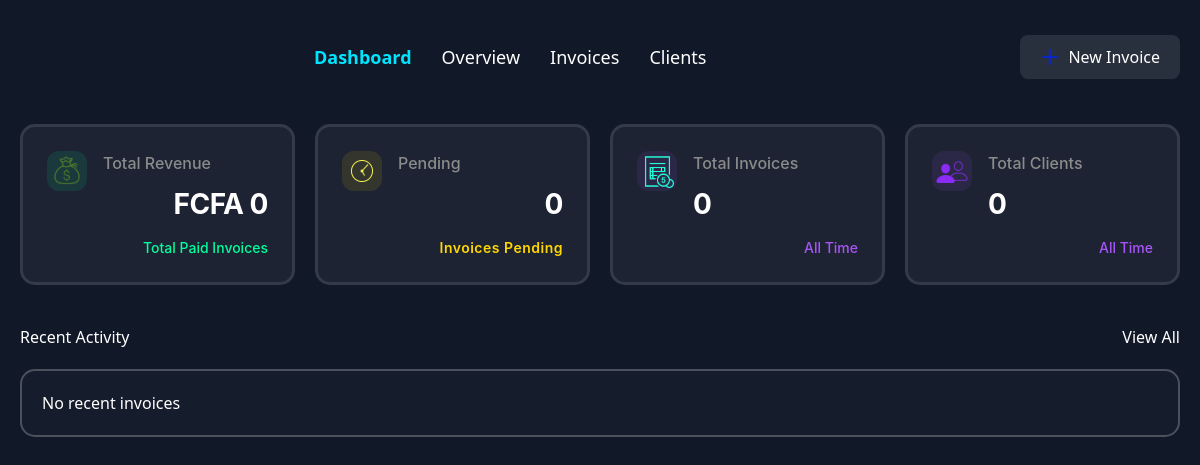
Page /dashboard on the earlier database version.
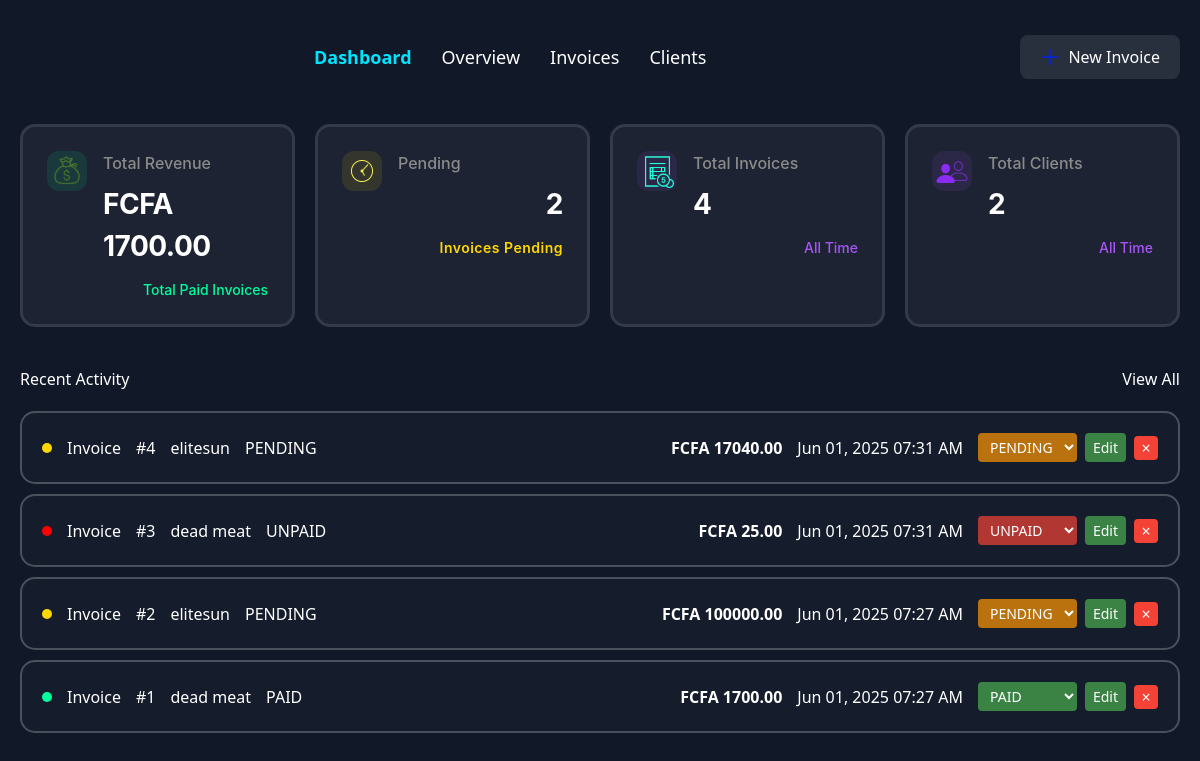
Same page on the later database version.
### EasyBill/models.py (models this page shows, shortened)
class Invoice(models.Model):
    class Status(models.TextChoices):
        PAID = 'paid', 'paid'
        UNPAID = 'unpaid', 'unpaid'
        PENDING = 'pending', 'pending'
    client = models.ForeignKey('Client', on_delete=models.CASCADE, related_name='invoices')
    invoice_date = models.DateTimeField(auto_now_add=True)
    status = models.CharField(max_length=20, choices=Status.choices, default=Status.PENDING)
    total = models.DecimalField(max_digits=10, decimal_places=2, default=Decimal('0.00'), editable=False)
    description = models.TextField(blank=True , default="")
    tax = models.DecimalField(max_digits=5, decimal_places=2, default=Decimal('0.00'), validators=[MinValueValidator(Decimal('0.00')), MaxValueValidator(Decimal('100.00'))], help_text="Tax percentage (0-100)")
    discount = models.DecimalField(max_digits=5, decimal_places=2, default=Decimal('0.00'), validators=[MinValueValidator(Decimal('0.00')), MaxValueValidator(Decimal('100.00'))], help_text="Discount percentage (0-100)")
    items = models.JSONField(default=list)  # Structure: [{"name": "Item 1", "quantity": 1, "unit_price": "10.00"}]
    class Meta:
        ordering = ['-invoice_date']
        indexes = [models.Index(fields=['-invoice_date']), models.Index(fields=['status'])]

class Client(models.Model):
    name = models.CharField(max_length=255)
    email = models.EmailField(unique=True, blank=True, null=True)
    phone = models.CharField(max_length=20)
    address = models.TextField()
    creation_date = models.DateTimeField(auto_now_add=True)
    class Meta:
        ordering = ['-creation_date']

### EasyBill/views.py (the view)
# urls.py: path('dashboard', dashboard , name='dashboard'),
def dashboard(request):
    total_invoices = Invoice.objects.count()
    pending_invoices = Invoice.objects.filter(status='pending').count()
    total_revenue = sum(invoice.total for invoice in Invoice.objects.filter(status='paid'))
    recent_invoices = Invoice.objects.all().order_by('-invoice_date')[:10]
    total_clients = Client.objects.count()
    context = {
        'total_invoices': total_invoices,
        'pending_invoices': pending_invoices,
        'total_revenue': total_revenue,
        'recent_invoices': recent_invoices,
        'total_clients': total_clients
    }
    return render(request, "dashboard.html", context)

### templates/dashboard.html (shortened to what this page needs)
{% extends 'base.html' %}
{% load static %}
{% block content %}
<nav class="navbar">
    <div class="nav-links">
        <a href="#" class="active">Dashboard</a>
        <a href="{% url 'overview' %}">Overview</a>
        <a href="{% url 'invoice_list' %}">Invoices</a>
        <a href="{% url 'client_list' %}">Clients</a>
    </div>
    <a href="{% url 'create_invoice' %}" class="new-invoice-btn"><span class="plus">
        </span> New Invoice
    </a>
</nav>
<div class="stats-container">
    <div class="stat-card">
        <div class="icon money-icon">
        </div>
        <div class="stat-info">
            <h3>Total Revenue</h3>
            <div class="amount">FCFA {{ total_revenue|default:"0" }}</div>
            <div class="trend positive">
                <span class="period">Total Paid Invoices</span>
            </div>
        </div>
    </div>
    <div class="stat-card">
        <div class="icon pending-icon">
        </div>
        <div class="stat-info">
            <h3>Pending</h3>
            <div class="amount">{{ pending_invoices|default:"0" }}</div>
            <div class="pending-note">Invoices Pending</div>
        </div>
    </div>
    <div class="stat-card">
        <div class="icon clients-icon">
        </div>
        <div class="stat-info">
            <h3>Total Invoices</h3>
            <div class="number">{{ total_invoices|default:"0" }}</div>
            <div class="period purple">All Time</div>
        </div>
    </div>
    <div class="stat-card">
        <div class="icon clients-icon">
        </div>
        <div class="stat-info">
            <h3>Total Clients</h3>
            <div class="number">{{ total_clients}}</div>
            <div class="period purple">All Time</div>
        </div>
    </div>
</div>
<div class="recent-activity">
    <div class="header">
        <h2>Recent Activity</h2>
        <a href="{% url 'invoice_list' %}" class="view-all">View All</a>
    </div>
    <div class="activity-list">
        {% for invoice in recent_invoices %}
        <div class="activity-item">
            <div class="status-dot {% if invoice.status == 'paid' %}paid{% elif invoice.status == 'pending' %}pending{% else %}created{% endif %}"></div>
            <span class="type">Invoice</span>
            <span class="id">#{{ invoice.id }}</span>
            <span class="client">{{ invoice.client.name }}</span>
            <span class="status">{{ invoice.status|upper }}</span>
            <span class="amount">FCFA {{ invoice.total }}</span>
            <span class="date">{{ invoice.invoice_date|date:"M d, Y h:i A" }}</span>
            <div class="actions" style="display: flex; align-items: center; gap: 8px;">
                <form method="post" action="{% url 'update_invoice_status' invoice.id %}" style="display: flex; align-items: center;">
                    <select name="status" onchange="this.form.submit()" style="padding: 4px 8px; border-radius: 4px; background: {% if invoice.status == 'paid' %}rgba(76, 175, 80, 0.7){% elif invoice.status == 'pending' %}rgba(255, 152, 0, 0.7){% else %}rgba(244, 67, 54, 0.7){% endif %}; color: white; border: none; cursor: pointer; font-size: 14px;">
                        <option value="paid" {% if invoice.status == 'paid' %}selected{% endif %}>PAID</option>
                        <option value="pending" {% if invoice.status == 'pending' %}selected{% endif %}>PENDING</option>
                        <option value="unpaid" {% if invoice.status == 'unpaid' %}selected{% endif %}>UNPAID</option>
                    </select>
                </form>
                <a href="{% url 'edit_invoice' invoice.id %}" style="padding: 4px 8px; border-radius: 4px; background: rgba(76, 175, 80, 0.7); color: white; text-decoration: none; font-size: 14px;">Edit</a>
                <form method="post" action="{% url 'delete_invoice' invoice.id %}" style="display: flex; align-items: center;" onsubmit="return confirm('Delete invoice #{{ invoice.id }}?');">
                    <button type="submit" style="width: 24px; height: 24px; border-radius: 4px; background: #f44336; color: white; border: none; cursor: pointer; font-size: 16px; display: flex; align-items: center; justify-content: center; line-height: 1;">×</button>
                </form>
            </div>
        </div>
        {% empty %}
        <div class="activity-item">
            <p>No recent invoices</p>
        </div>
        {% endfor %}
    </div>
</div>
{% endblock %}

### templates/base.html (shortened to what this page needs)
{% load static %}
<!DOCTYPE html>
<html lang="en">
<head>
    <link rel="stylesheet" href="{% static 'styles.css' %}">
    <link rel="stylesheet" href="https://cdnjs.cloudflare.com/ajax/libs/tailwindcss/2.2.19/tailwind.min.css">
</head>
<body>
    {% block content %}
    {% endblock %}
</body>
</html>

### static/styles.css (style rules this page uses)
:root { --dark-bg: #1a1d21; --text-primary: #ffffff; --text-secondary: #8b8b8b; --accent-green: #00ff9d; --accent-purple: #a855f7; --accent-blue: #00e5ff; --card-bg: rgba(255, 255, 255, 0.45); --card-border: rgba(255, 255, 255, 0.35); --hover-bg: rgba(255, 255, 255, 0.5); }
body { background-color: var(--dark-bg); color: var(--text-primary); font-family: 'Inter', sans-serif; margin: 0; padding: 20px; }
.navbar { display: flex; align-items: center; justify-content: center; flex-wrap:wrap; gap: 20px; padding: 15px 0; }
.nav-links { display: flex; align-items: center; justify-content: center; flex-grow: 1; gap: 30px; }
.nav-links a { color: var(--text-primary); text-decoration: none; font-size: 18px; transition: color 0.3s ease; }
.nav-links a.active { color: var(--accent-blue); font-weight: 600; }
.new-invoice-btn { margin-left: auto; color: var(--text-primary); border: none; padding: 10px 20px; border-radius: 8px; cursor: pointer; text-decoration: none; display: flex; align-items: center; gap: 8px; background: rgba(255, 255, 255, 0.1); transition: all 0.3s ease; }
.new-invoice-btn .plus { display: flex; align-items: center; justify-content: center; }
.new-invoice-btn .plus svg { width: 20px; height: 20px; }
.stats-container { display: grid; grid-template-columns: repeat(auto-fit, minmax(250px, 1fr)); gap: 20px; margin: 30px 0; }
.stat-card { border-radius: 15px; padding: 24px; border: 3px solid rgba(255, 255, 255, 0.1); display: flex; align-items: flex-start; gap: 16px; transition: all 0.3s ease; background: rgba(255, 255, 255, 0.05); min-height: 120px; }
.stat-info { flex-grow: 1; display: flex; flex-direction: column; }
.stat-info h3 { font-family: 'Inter', sans-serif; font-size: 16px; font-weight: 500; color: var(--text-secondary); margin: 0 0 8px 0; }
.stat-info .amount, .stat-info .number { font-family: 'Inter', sans-serif; font-size: 28px; font-weight: 700; color: var(--text-primary); margin-bottom: 12px; letter-spacing: -0.5px; }
.trend.positive, .pending-note, .period { font-family: 'Inter', sans-serif; font-size: 14px; font-weight: 500; text-align: right; margin-top: auto; }
.trend.positive { color: var(--accent-green); }
.pending-note { color: #ffd700; font-weight: 600; letter-spacing: 0.5px; }
.period.purple { color: var(--accent-purple); }
.icon { width: 40px; height: 40px; display: flex; align-items: center; justify-content: center; border-radius: 12px; flex-shrink: 0; }
.money-icon { background: rgba(0, 255, 157, 0.1); }
.pending-icon { background: rgba(255, 215, 0, 0.1); }
.clients-icon { background: rgba(168, 85, 247, 0.1); }
.recent-activity { margin-top: 40px; }
.header { display: flex; justify-content: space-between; align-items: center; margin-bottom: 20px; }
.activity-item { border-radius: 15px; border: 2px solid rgba(255, 255, 255, 0.233); padding: 20px; margin: 10px 0; display: flex; flex-wrap: wrap; align-items: center; gap: 15px; transition: all 0.3s ease; background: rgba(255, 255, 255, 0.02); }
.status-dot { width: 10px; height: 10px; border-radius: 50%; }
.status-dot.paid { background: var(--accent-green); }
.status-dot.created { background: red; }
.status-dot.pending { background: #ffd700; }
.amount { margin-left: auto; font-weight: bold; }

### templates/base.html (style rules this page uses)
body { background-color: #111827; }
html { scroll-behavior: smooth; }

Differences in the rows shown:
added Invoice: id "4", client.name "elitesun", status "PENDING", total "17040.00", invoice_date "Jun 01, 2025 07:31 AM"
added Invoice: id "3", client.name "dead meat", status "UNPAID", total "25.00", invoice_date "Jun 01, 2025 07:31 AM"
added Invoice: id "2", client.name "elitesun", status "PENDING", total "100000.00", invoice_date "Jun 01, 2025 07:27 AM"
added Invoice: id "1", client.name "dead meat", status "PAID", total "1700.00", invoice_date "Jun 01, 2025 07:27 AM"
Other differences:
{{ total_revenue|default:"0" }}: "0" → "1700.00"
{{ pending_invoices|default:"0" }}: "0" → "2"
{{ total_invoices|default:"0" }}: "0" → "4"
{{ total_clients }}: "0" → "2"
text no longer shown: "No recent invoices"
